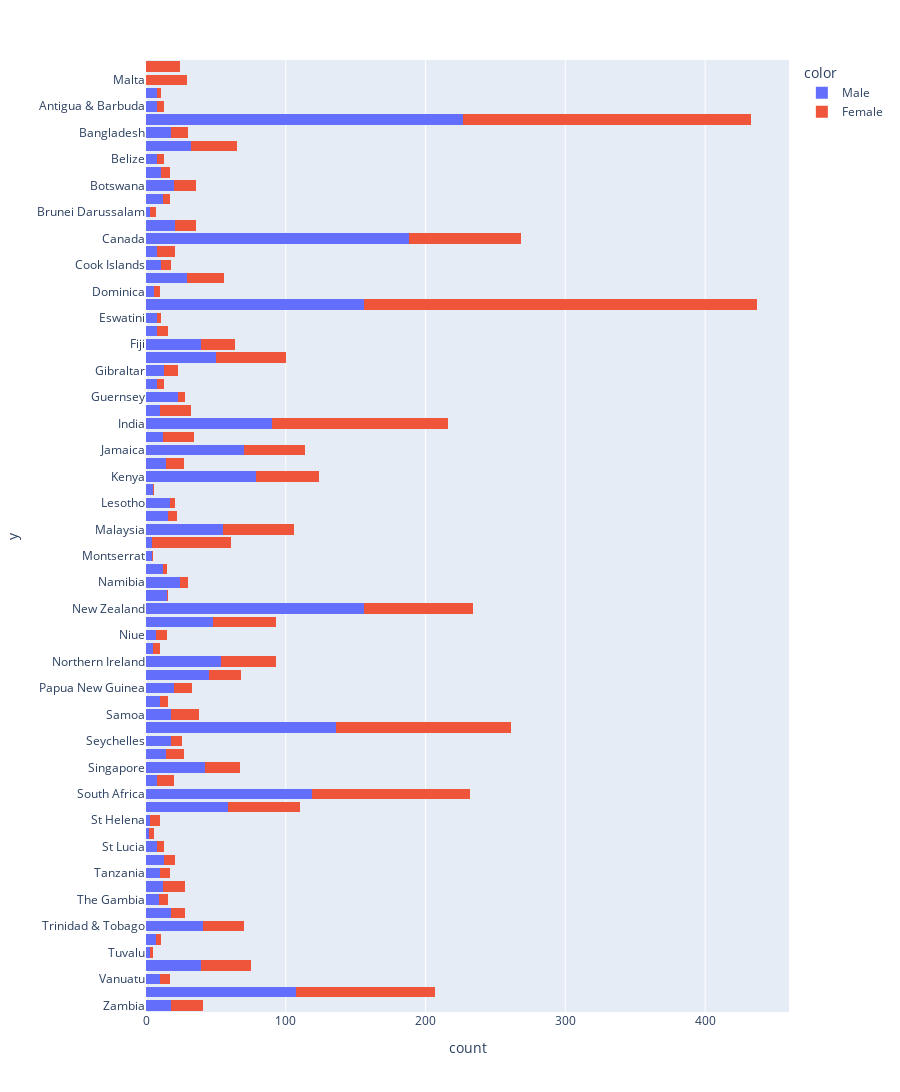

Here is the notebook cell this chart was saved with:
### Code cell
# Histogram showing distrubution of Sports and Gender

fig= px.histogram(y=part['TEAM'].sort_values(ascending=False), color=part['GENDER'], barmode='stack',height=1200)
fig.show()

### Figure 1 — Plotly figure (JSON) as saved in the notebook; plotly's stock layout.template omitted (floating-point values rounded to 4 significant figures; data arrays with more than 128 entries replaced by an {"elided": "..."} marker saying what was removed)
{"data": [{"alignmentgroup": "True", "bingroup": "y", "hovertemplate": "color=Male<br>count=%{x}<br>y=%{y}<extra></extra>", "legendgroup": "Male", "marker": {"color": "#636efa", "pattern": {"shape": ""}}, "name": "Male", "offsetgroup": "Male", "orientation": "h", "showlegend": true, "type": "histogram", "xaxis": "x", "y": {"elided": "2401 str values"}, "yaxis": "y"}, {"alignmentgroup": "True", "bingroup": "y", "hovertemplate": "color=Female<br>count=%{x}<br>y=%{y}<extra></extra>", "legendgroup": "Female", "marker": {"color": "#EF553B", "pattern": {"shape": ""}}, "name": "Female", "offsetgroup": "Female", "orientation": "h", "showlegend": true, "type": "histogram", "xaxis": "x", "y": {"elided": "2132 str values"}, "yaxis": "y"}], "layout": {"barmode": "stack", "height": 1200, "legend": {"title": {"text": "color"}, "tracegroupgap": 0}, "margin": {"t": 60}, "xaxis": {"anchor": "y", "domain": [0, 1], "title": {"text": "count"}}, "yaxis": {"anchor": "x", "domain": [0, 1], "title": {"text": "y"}}}}
